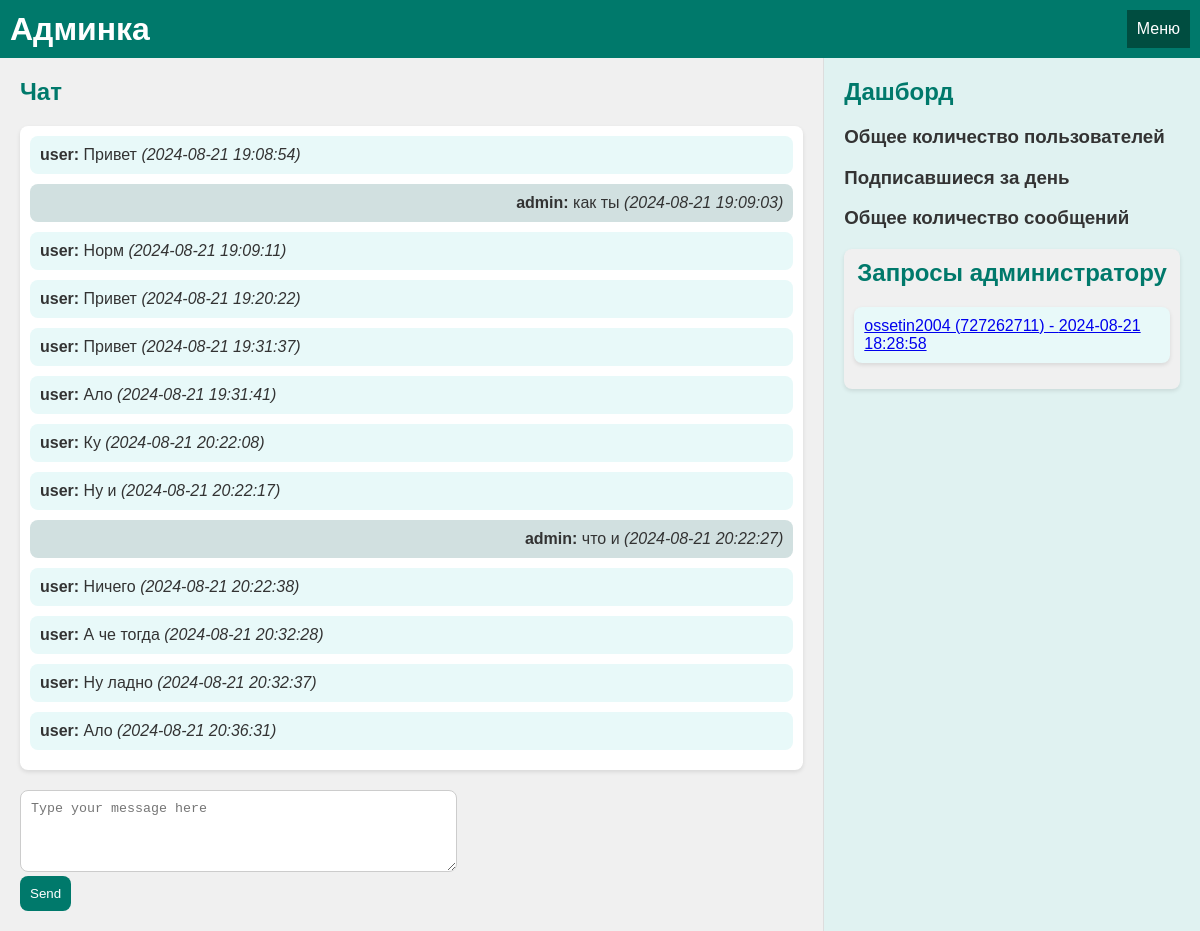
Page /?chat_id=727262711 on the committed database.
### tables this page shows
CREATE TABLE messages (
            id INTEGER PRIMARY KEY AUTOINCREMENT,
            chat_id INTEGER NOT NULL,
            message TEXT NOT NULL,
            sender TEXT NOT NULL,  -- 'user' или 'admin'
            timestamp DATETIME DEFAULT CURRENT_TIMESTAMP
        );

CREATE TABLE contact_requests (
            id INTEGER PRIMARY KEY AUTOINCREMENT,
            chat_id INTEGER UNIQUE,
            timestamp DATETIME DEFAULT CURRENT_TIMESTAMP
        );

CREATE TABLE users (
            id INTEGER PRIMARY KEY AUTOINCREMENT,
            chat_id INTEGER UNIQUE NOT NULL,
            username TEXT,
            first_name TEXT,  -- Имя пользователя
            last_name TEXT,   -- Фамилия пользователя
            city TEXT,        -- Город пользователя
            age INTEGER       -- Возраст пользователя
        );

### admin.py (the view)
@app.route("/", methods=["GET"])
def index():
    chat_id = request.args.get("chat_id")
    contact_requests = get_contact_requests()
    messages = get_messages(chat_id) if chat_id else None
    return render_template("index.html", contact_requests=contact_requests, messages=messages, chat_id=chat_id)

### admin.py (called while the page is built)
def get_contact_requests():
    conn = sqlite3.connect('playground_bot.db')
    cursor = conn.cursor()
    cursor.execute("SELECT contact_requests.chat_id, users.username, contact_requests.timestamp FROM contact_requests LEFT JOIN users ON contact_requests.chat_id = users.chat_id")
    requests = cursor.fetchall()
    conn.close()
    return [{"chat_id": r[0], "username": r[1], "timestamp": r[2]} for r in requests]

def get_messages(chat_id):
    conn = sqlite3.connect('playground_bot.db')
    cursor = conn.cursor()
    cursor.execute("SELECT message, sender, timestamp FROM messages WHERE chat_id = ? ORDER BY timestamp", (chat_id,))
    messages = cursor.fetchall()
    conn.close()
    return [{"message": m[0], "sender": m[1], "timestamp": m[2]} for m in messages]

### templates/index.html (shortened to what this page needs)
<!DOCTYPE html>
<html lang="ru">
<head>
</head>
<body>
    <div class="header">
        <h1>Админка</h1>
        <div class="dropdown">
            <button>Меню</button>
        </div>
    </div>
    <div class="main-content">
        <div class="messenger">
            <h2>Чат</h2>
            {% if messages %}
            <div id="messages" class="messages">
                {% for message in messages %}
                <div class="message {{ 'admin-message' if message['sender'] == 'admin' else '' }}">
                    <strong>{{ message['sender'] }}:</strong> {{ message['message'] }} <em>({{ message['timestamp'] }})</em>
                </div>
                {% endfor %}
            </div>
            <form action="{{ url_for('send_message') }}" method="POST" class="send-message">
                <textarea name="message" rows="4" cols="50" placeholder="Type your message here"></textarea><br>
                <button type="submit">Send</button>
            </form>
            {% else %}
                <p>Выберите пользователя для просмотра и отправки сообщений.</p>
            {% endif %}
        </div>
        <div class="dashboard">
            <h2>Дашборд</h2>
            <div>
                <h3>Общее количество пользователей</h3>
            </div>
            <div>
                <h3>Подписавшиеся за день</h3>
            </div>
            <div>
                <h3>Общее количество сообщений</h3>
            </div>
            <div class="contact-requests">
                <h2>Запросы администратору</h2>
                <ul>
                    {% for request in contact_requests %}
                    <li>
                        <a href="{{ url_for('index', chat_id=request['chat_id']) }}">
                            {{ request['username'] }} ({{ request['chat_id'] }}) - {{ request['timestamp'] }}
                        </a>
                    </li>
                    {% endfor %}
                </ul>
            </div>
        </div>
    </div>
</body>
</html>

### templates/index.html (style rules this page uses)
body { font-family: 'Arial', sans-serif; margin: 0; padding: 0; background-color: #e8f9f9; color: #333; display: flex; flex-direction: column; height: 100vh; overflow: hidden; }
.header { background-color: #00796b; color: #fff; padding: 10px; display: flex; align-items: center; justify-content: space-between; }
.header h1 { margin: 0; }
.dropdown { position: relative; display: inline-block; }
.dropdown button { padding: 10px; border: none; background-color: #004d40; color: #fff; cursor: pointer; font-size: 16px; }
.main-content { display: flex; flex: 1; height: calc(100vh - 50px); }
.messenger { width: 70%; padding: 20px; background-color: #f0f0f0; overflow-y: auto; }
.dashboard { width: 30%; padding: 20px; background-color: #e0f2f1; border-left: 1px solid #ddd; overflow-y: auto; }
.messenger h2, .dashboard h2 { color: #00796b; margin-top: 0; }
.messages { flex-grow: 1; margin-bottom: 20px; overflow-y: auto; padding: 10px; border-radius: 8px; background-color: #fff; box-shadow: 0 2px 4px rgba(0, 0, 0, 0.1); }
.message { margin-bottom: 10px; padding: 10px; border-radius: 8px; background-color: #e8f9f9; }
.admin-message { background-color: #d1e0e0; text-align: right; }
.send-message textarea { flex-grow: 1; padding: 10px; border-radius: 8px; border: 1px solid #ccc; }
.send-message button { padding: 10px; border: none; border-radius: 8px; background-color: #00796b; color: #fff; cursor: pointer; }
.contact-requests { margin-top: 20px; background-color: #f0f0f0; padding: 10px; border-radius: 8px; box-shadow: 0 2px 4px rgba(0, 0, 0, 0.1); }
.contact-requests h2 { color: #00796b; text-align: center; }
.contact-requests ul { list-style: none; padding: 0; }
.contact-requests li { padding: 10px; background-color: #e8f9f9; border-radius: 8px; margin-bottom: 10px; box-shadow: 0 2px 4px rgba(0, 0, 0, 0.1); }

### rows in the picture
messages: sender "user", message "Привет", timestamp "2024-08-21 19:08:54"
messages: sender "admin", message "как ты", timestamp "2024-08-21 19:09:03"
messages: sender "user", message "Норм", timestamp "2024-08-21 19:09:11"
messages: sender "user", message "Привет", timestamp "2024-08-21 19:20:22"
messages: sender "user", message "Привет", timestamp "2024-08-21 19:31:37"
messages: sender "user", message "Ало", timestamp "2024-08-21 19:31:41"
messages: sender "user", message "Ку", timestamp "2024-08-21 20:22:08"
messages: sender "user", message "Ну и", timestamp "2024-08-21 20:22:17"
messages: sender "admin", message "что и", timestamp "2024-08-21 20:22:27"
messages: sender "user", message "Ничего", timestamp "2024-08-21 20:22:38"
messages: sender "user", message "А че тогда", timestamp "2024-08-21 20:32:28"
messages: sender "user", message "Ну ладно", timestamp "2024-08-21 20:32:37"
messages: sender "user", message "Ало", timestamp "2024-08-21 20:36:31"
contact_requests: username "ossetin2004", chat_id "727262711", timestamp "2024-08-21 18:28:58"
